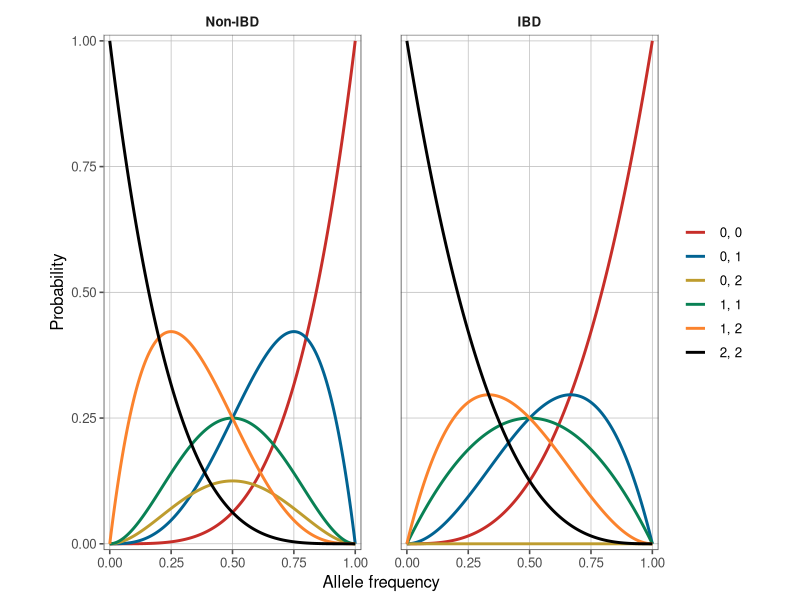

Write the R code that produced this figure.

library(data.table)
library(ggplot2)
library(ggthemes)


q = (0:500)/500
p = 1 - q

e = rbind(data.table(gt = " 0, 0", x = p, y = p^4, type = " Non-IBD "),
					data.table(gt = " 0, 1", x = p, y = 4*p^3*q, type = " Non-IBD "),
					data.table(gt = " 0, 2", x = p, y = 2*p^2*q^2, type = " Non-IBD "),
					data.table(gt = " 1, 1", x = p, y = 4*p^2*q^2, type = " Non-IBD "),
					data.table(gt = " 1, 2", x = p, y = 4*p*q^3, type = " Non-IBD "),
					data.table(gt = " 2, 2", x = p, y = q^4, type = " Non-IBD "),
					data.table(gt = " 0, 0", x = p, y = p^3, type = "IBD"),
					data.table(gt = " 0, 1", x = p, y = 2*q*p^2, type = "IBD"),
					data.table(gt = " 0, 2", x = p, y = 0, type = "IBD"),
					data.table(gt = " 1, 1", x = p, y = p^2*q + p*q^2, type = "IBD"),
					data.table(gt = " 1, 2", x = p, y = 2*p*q^2, type = "IBD"),
					data.table(gt = " 2, 2", x = p, y = q^3, type = "IBD"))

gg = ggplot(e) +
	facet_grid(.~type) +
	geom_line(aes(x, y, colour = gt), size = 1) +
	scale_x_continuous(expand = c(0.025, 0)) +
	scale_y_continuous(expand = c(0.0125, 0)) +
	scale_color_wsj() +
	theme_few() +
	theme(aspect.ratio = 2,
				strip.text = element_text(face = "bold"),
				panel.grid = element_line(colour = "grey", size = 0.25),
				panel.grid.major = element_line(colour = "grey", size = 0.25),
				panel.grid.minor = element_blank(),
				panel.margin.x = unit(1, "cm"),
				legend.title = element_blank()) +
	xlab("Allele frequency") + ylab("Probability")

ggsave(gg, filename = "__plot.expected.pairprop.pdf", height = 8, width = 10)





